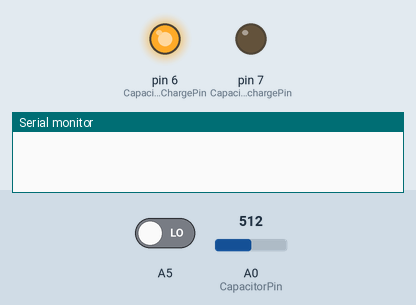
Simulated run of this sketch. Board: Arduino Uno, built with avr-gcc and run on an emulated ATmega328P. Shown: output pins drawn as LEDs (lit = HIGH), the last lines printed to the serial monitor. The inputs (shaded band) are chosen by the test bench; at power-on: A0 (CapacitorPin) = 512, A5 LOW.

Above: at 1.2 s.
1.3 s: A0 (CapacitorPin) set to 632
2.8 s: A0 (CapacitorPin) set to 657
At 3.7 s:
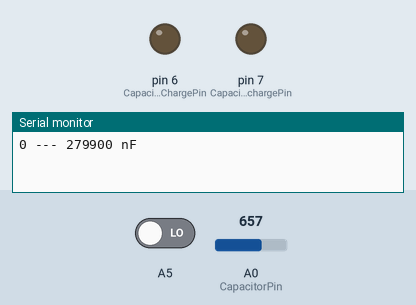
4.3 s: A0 (CapacitorPin) set to 0
At 5.4 s:
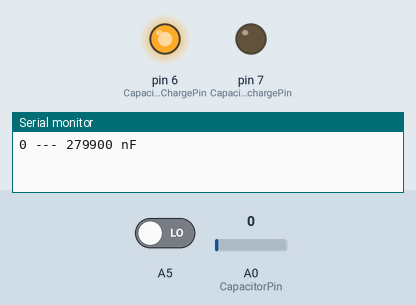
5.8 s: A0 (CapacitorPin) set to 658
At 7.2 s:
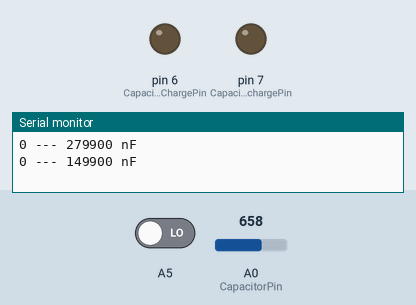
Timing chart, 0 to 8.3 s (numbered marks = the images above; inputs shaded):
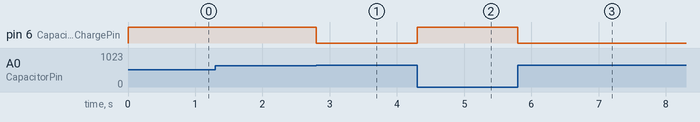

The sketch:

MultymeterCodeV1.0.ino
```cpp
#include <TFT.h>
#include <SPI.h>


#define R20K 5
#define GND1 4
#define CapacitorPin        0
#define CapacitorChargePin    6
#define CapacitorDischargePin 7
#define ResistorValue         10000.0F

unsigned long startTime;
unsigned long elapsedTime;
float CapacitorValue, LastCapacitorValue;
int i=1;
int GndState=0;


//TFT TFTscreen = TFT(10, 9, 8); // CS,A0,RESET
void setup() {

  pinMode(R20K, OUTPUT);
  digitalWrite(R20K, LOW);
  pinMode(R20K, INPUT);
  pinMode(GND1, OUTPUT);
  digitalWrite(GND1, LOW);
  pinMode(GND1, INPUT);
  pinMode(A5, INPUT);

  //TFTscreen.begin();
  pinMode(CapacitorChargePin, OUTPUT);
  digitalWrite(CapacitorChargePin, LOW);
  Serial.begin(9600);
}

void loop() {
if(digitalRead(A5)==HIGH)
  GndState=1;
else
  GndState=0;
if(GndState==0){
  pinMode(GND1, INPUT);
}
else{
  pinMode(GND1, OUTPUT);
  digitalWrite(GND1, LOW);
}


//charge
  digitalWrite(CapacitorChargePin, HIGH);
  startTime = millis();
  while(analogRead(CapacitorPin ) < 648){}
  elapsedTime= millis() - startTime;
//calculate value
  CapacitorValue = ((float)elapsedTime / ResistorValue) *1000 *1000;
  if(CapacitorValue < LastCapacitorValue-100 || CapacitorValue > LastCapacitorValue+100){
    LastCapacitorValue = CapacitorValue;
    //update(CapacitorValue);
  }
  Serial.print(GndState%2);
  Serial.print(" --- ");
  Serial.print((long)CapacitorValue);
  Serial.println(" nF");
//stop charging & discharge
  digitalWrite(CapacitorChargePin, LOW);
  pinMode(CapacitorDischargePin, OUTPUT);
  digitalWrite(CapacitorDischargePin, LOW);
  while(analogRead(CapacitorPin ) > 0){}
  pinMode(CapacitorDischargePin, INPUT);


}


/*
void update(float CapacitorValue){
  String t;
  char s[20];
  t = String(CapacitorValue);
  t.toCharArray(s,20);
  TFTscreen.background(0, 0, 0);
  TFTscreen.setTextSize(2);
  //TFTscreen.stroke(random(0, 255), random(0, 255), random(0, 255));
  TFTscreen.stroke(255,255,255);
  TFTscreen.text((int)s, 10, 35);
  TFTscreen.text("m", 120, 5);
  TFTscreen.text("uF", 120, 20);
  TFTscreen.text("nF", 120, 35);
  TFTscreen.text("pF", 120, 50);
  //TFTscreen.line(0,64,160,64);
  //TFTscreen.rect(50,34,60,60);

}
*/
```

Measured:
- the behaviour switches between 647 and 648 on A0 (CapacitorPin) (found by bisection; images 0 and 1)
- after the input at 1.3 s, every drawn part: stays the same
- after the input at 2.8 s, pin 6 (CapacitorChargePin): HIGH → LOW at once
- after the input at 4.3 s, pin 6 (CapacitorChargePin): LOW → HIGH at once
- after the input at 5.8 s, pin 6 (CapacitorChargePin): HIGH → LOW at once
